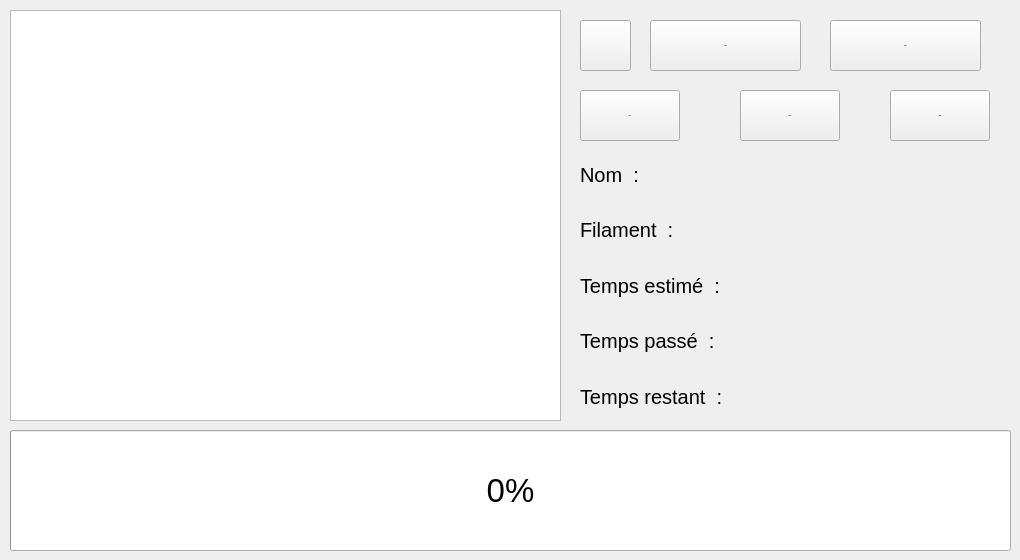
   <widget class="QWidget" name="TPrint">
    <attribute name="title">
     <string>Print</string>
    </attribute>
    <widget class="QListWidget" name="LWGcode">
     <property name="geometry">
      <rect>
       <x>10</x>
       <y>10</y>
       <width>551</width>
       <height>411</height>
      </rect>
     </property>
     <property name="font">
      <font>
       <pointsize>15</pointsize>
      </font>
     </property>
    </widget>
    <widget class="QPushButton" name="BPause">
     <property name="geometry">
      <rect>
       <x>740</x>
       <y>90</y>
       <width>100</width>
       <height>51</height>
      </rect>
     </property>
     <property name="minimumSize">
      <size>
       <width>0</width>
       <height>51</height>
      </size>
     </property>
     <property name="font">
      <font>
       <pointsize>-1</pointsize>
       <weight>75</weight>
       <italic>false</italic>
       <bold>true</bold>
      </font>
     </property>
     <property name="text">
      <string>Pause</string>
     </property>
     <property name="iconSize">
      <size>
       <width>40</width>
       <height>40</height>
      </size>
     </property>
    </widget>
    <widget class="QPushButton" name="BStop">
     <property name="geometry">
      <rect>
       <x>890</x>
       <y>90</y>
       <width>100</width>
       <height>51</height>
      </rect>
     </property>
     <property name="minimumSize">
      <size>
       <width>0</width>
       <height>51</height>
      </size>
     </property>
     <property name="font">
      <font>
       <pointsize>-1</pointsize>
       <weight>75</weight>
       <italic>false</italic>
       <bold>true</bold>
      </font>
     </property>
     <property name="text">
      <string>Stop</string>
     </property>
     <property name="iconSize">
      <size>
       <width>40</width>
       <height>40</height>
      </size>
     </property>
    </widget>
    <widget class="QPushButton" name="BLoadPrint">
     <property name="enabled">
      <bool>true</bool>
     </property>
     <property name="geometry">
      <rect>
       <x>650</x>
       <y>20</y>
       <width>151</width>
       <height>51</height>
      </rect>
     </property>
     <property name="minimumSize">
      <size>
       <width>0</width>
       <height>51</height>
      </size>
     </property>
     <property name="font">
      <font>
       <pointsize>-1</pointsize>
       <weight>75</weight>
       <italic>false</italic>
       <bold>true</bold>
      </font>
     </property>
     <property name="text">
      <string>Load</string>
     </property>
    </widget>
    <widget class="QPushButton" name="BPlay">
     <property name="geometry">
      <rect>
       <x>580</x>
       <y>90</y>
       <width>100</width>
       <height>51</height>
      </rect>
     </property>
     <property name="minimumSize">
      <size>
       <width>0</width>
       <height>51</height>
      </size>
     </property>
     <property name="font">
      <font>
       <pointsize>-1</pointsize>
       <weight>75</weight>
       <italic>false</italic>
       <bold>true</bold>
      </font>
     </property>
     <property name="text">
      <string>Play</string>
     </property>
    </widget>
    <widget class="QPushButton" name="BPrint">
     <property name="enabled">
      <bool>true</bool>
     </property>
     <property name="geometry">
      <rect>
       <x>830</x>
       <y>20</y>
       <width>151</width>
       <height>51</height>
      </rect>
     </property>
     <property name="minimumSize">
      <size>
       <width>0</width>
       <height>51</height>
      </size>
     </property>
     <property name="font">
      <font>
       <pointsize>-1</pointsize>
       <weight>75</weight>
       <italic>false</italic>
       <bold>true</bold>
      </font>
     </property>
     <property name="text">
      <string>Print</string>
     </property>
    </widget>
    <widget class="QProgressBar" name="progressBar">
     <property name="geometry">
      <rect>
       <x>10</x>
       <y>430</y>
       <width>1001</width>
       <height>121</height>
      </rect>
     </property>
     <property name="font">
      <font>
       <pointsize>25</pointsize>
      </font>
     </property>
     <property name="styleSheet">
      <string notr="true"/>
     </property>
     <property name="value">
      <number>0</number>
     </property>
    </widget>
    <widget class="QPushButton" name="BRafrGcode">
     <property name="geometry">
      <rect>
       <x>580</x>
       <y>20</y>
       <width>51</width>
       <height>51</height>
      </rect>
     </property>
     <property name="minimumSize">
      <size>
       <width>0</width>
       <height>51</height>
      </size>
     </property>
     <property name="text">
      <string/>
     </property>
     <property name="icon">
      <iconset resource="alex.qrc">
       <normaloff>:/alex/glyphicons_082.png</normaloff>:/alex/glyphicons_082.png</iconset>
     </property>
     <property name="iconSize">
      <size>
       <width>40</width>
       <height>40</height>
      </size>
     </property>
    </widget>
    <widget class="QWidget" name="gridLayoutWidget_2">
     <property name="geometry">
      <rect>
       <x>580</x>
       <y>150</y>
       <width>431</width>
       <height>271</height>
      </rect>
     </property>
     <layout class="QGridLayout" name="gridLayout_2">
      <item row="1" column="0">
       <widget class="QLabel" name="labelfilament">
        <property name="font">
         <font>
          <pointsize>15</pointsize>
         </font>
        </property>
        <property name="text">
         <string>Filament  :</string>
        </property>
       </widget>
      </item>
      <item row="0" column="0">
       <widget class="QLabel" name="labelnom">
        <property name="maximumSize">
         <size>
          <width>80</width>
          <height>16777215</height>
         </size>
        </property>
        <property name="font">
         <font>
          <pointsize>15</pointsize>
         </font>
        </property>
        <property name="text">
         <string>Nom  :</string>
        </property>
       </widget>
      </item>
      <item row="3" column="0">
       <widget class="QLabel" name="labeltempasser">
        <property name="font">
         <font>
          <pointsize>15</pointsize>
         </font>
        </property>
        <property name="text">
         <string>Temps passé  :</string>
        </property>
       </widget>
      </item>
      <item row="2" column="0">
       <widget class="QLabel" name="labeltempsetsitmer">
        <property name="font">
         <font>
          <pointsize>15</pointsize>
         </font>
        </property>
        <property name="text">
         <string>Temps estimé  :</string>
        </property>
       </widget>
      </item>
      <item row="4" column="0">
       <widget class="QLabel" name="labeltempsrestant">
        <property name="font">
         <font>
          <pointsize>15</pointsize>
         </font>
        </property>
        <property name="text">
         <string>Temps restant  :</string>
        </property>
       </widget>
      </item>
      <item row="0" column="1">
       <widget class="QLabel" name="LNomFichier">
        <property name="font">
         <font>
          <pointsize>15</pointsize>
         </font>
        </property>
        <property name="text">
         <string/>
        </property>
       </widget>
      </item>
      <item row="1" column="1">
       <widget class="QLabel" name="LFilamentFichier">
        <property name="font">
         <font>
          <pointsize>15</pointsize>
         </font>
        </property>
        <property name="text">
         <string/>
        </property>
       </widget>
      </item>
      <item row="2" column="1">
       <widget class="QLabel" name="LTEFichier">
        <property name="font">
         <font>
          <pointsize>15</pointsize>
         </font>
        </property>
        <property name="text">
         <string/>
        </property>
       </widget>
      </item>
      <item row="3" column="1">
       <widget class="QLabel" name="LTPFichier">
        <property name="font">
         <font>
          <pointsize>15</pointsize>
         </font>
        </property>
        <property name="text">
         <string/>
        </property>
       </widget>
      </item>
      <item row="4" column="1">
       <widget class="QLabel" name="LTRFichier">
        <property name="font">
         <font>
          <pointsize>15</pointsize>
         </font>
        </property>
        <property name="text">
         <string/>
        </property>
       </widget>
      </item>
     </layout>
    </widget>
   </widget>
